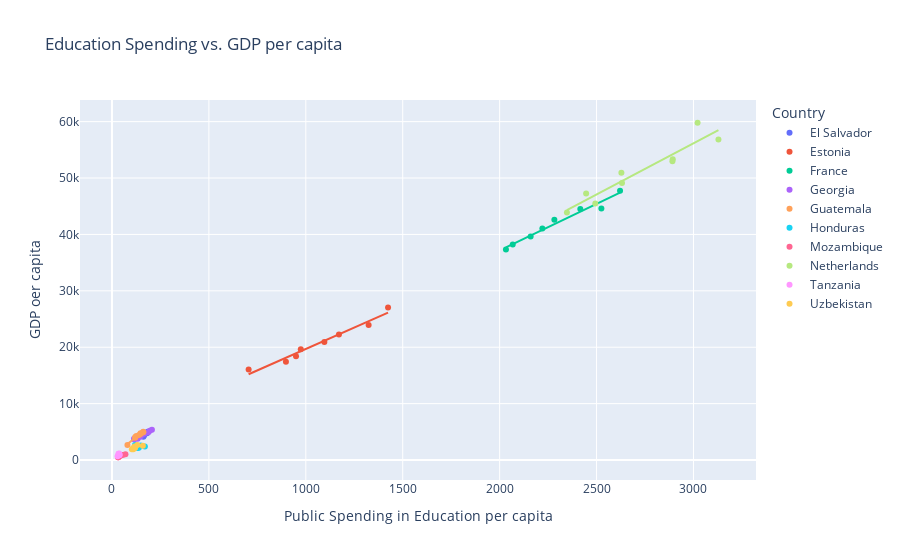

The cell this chart's notebook holds for it:
### Code cell
graph4 = px.scatter(
    sample_country_df,
    x = 'Edu. Spending per capita',
    y = 'gdp per capita',
    title = 'Education Spending vs. GDP per capita',
    labels ={'Edu. Spending per capita':'Public Spending in Education per capita', 'gdp per capita':'GDP oer capita'},
    trendline = 'ols',
    color = 'Country'
)
graph4.show()

### Figure 1 — Plotly figure (JSON) as saved in the notebook; plotly's stock layout.template omitted (floating-point values rounded to 4 significant figures)
{"data": [{"hovertemplate": "Country=El Salvador<br>Public Spending in Education per capita=%{x}<br>GDP oer capita=%{y}<extra></extra>", "legendgroup": "El Salvador", "marker": {"color": "#636efa", "symbol": "circle"}, "mode": "markers", "name": "El Salvador", "orientation": "v", "showlegend": true, "type": "scatter", "x": [181.0, 162.2, 164.0, 165.9, 167.5, 163.7, 184.1, 158.2, 152.0], "xaxis": "x", "y": [4733.0, 4148.0, 4288.0, 4455.0, 4646.0, 4834.0, 5030.0, 4422.0, 4668.0], "yaxis": "y"}, {"hovertemplate": "<b>OLS trendline</b><br>gdp per capita = 14.6231 * Edu. Spending per capita + 2145.26<br>R<sup>2</sup>=0.289980<br><br>Country=El Salvador<br>Public Spending in Education per capita=%{x}<br>GDP oer capita=%{y} <b>(trend)</b><extra></extra>", "legendgroup": "El Salvador", "marker": {"color": "#636efa", "symbol": "circle"}, "mode": "lines", "name": "El Salvador", "showlegend": false, "type": "scatter", "x": [152.0, 158.2, 162.2, 163.7, 164.0, 165.9, 167.5, 181.0, 184.1], "xaxis": "x", "y": [4368.0, 4459.0, 4517.0, 4540.0, 4544.0, 4572.0, 4595.0, 4792.0, 4838.0], "yaxis": "y"}, {"hovertemplate": "Country=Estonia<br>Public Spending in Education per capita=%{x}<br>GDP oer capita=%{y}<extra></extra>", "legendgroup": "Estonia", "marker": {"color": "#EF553B", "symbol": "circle"}, "mode": "markers", "name": "Estonia", "orientation": "v", "showlegend": true, "type": "scatter", "x": [705.1, 897.4, 949.5, 974.2, 1096.0, 1171.0, 1324.0, 1424.0], "xaxis": "x", "y": [16040.0, 17450.0, 18410.0, 19640.0, 20910.0, 22260.0, 23960.0, 27060.0], "yaxis": "y"}, {"hovertemplate": "<b>OLS trendline</b><br>gdp per capita = 15.1797 * Edu. Spending per capita + 4508.98<br>R<sup>2</sup>=0.968668<br><br>Country=Estonia<br>Public Spending in Education per capita=%{x}<br>GDP oer capita=%{y} <b>(trend)</b><extra></extra>", "legendgroup": "Estonia", "marker": {"color": "#EF553B", "symbol": "circle"}, "mode": "lines", "name": "Estonia", "showlegend": false, "type": "scatter", "x": [705.1, 897.4, 949.5, 974.2, 1096.0, 1171.0, 1324.0, 1424.0], "xaxis": "x", "y": [15210.0, 18130.0, 18920.0, 19300.0, 21140.0, 22290.0, 24610.0, 26130.0], "yaxis": "y"}, {"hovertemplate": "Country=France<br>Public Spending in Education per capita=%{x}<br>GDP oer capita=%{y}<extra></extra>", "legendgroup": "France", "marker": {"color": "#00cc96", "symbol": "circle"}, "mode": "markers", "name": "France", "orientation": "v", "showlegend": true, "type": "scatter", "x": [2621.0, 2033.0, 2068.0, 2160.0, 2220.0, 2282.0, 2525.0, 2416.0], "xaxis": "x", "y": [47750.0, 37320.0, 38230.0, 39620.0, 41060.0, 42630.0, 44610.0, 44500.0], "yaxis": "y"}, {"hovertemplate": "<b>OLS trendline</b><br>gdp per capita = 16.4794 * Edu. Spending per capita + 4216.29<br>R<sup>2</sup>=0.969757<br><br>Country=France<br>Public Spending in Education per capita=%{x}<br>GDP oer capita=%{y} <b>(trend)</b><extra></extra>", "legendgroup": "France", "marker": {"color": "#00cc96", "symbol": "circle"}, "mode": "lines", "name": "France", "showlegend": false, "type": "scatter", "x": [2033.0, 2068.0, 2160.0, 2220.0, 2282.0, 2416.0, 2525.0, 2621.0], "xaxis": "x", "y": [37710.0, 38290.0, 39810.0, 40810.0, 41830.0, 44040.0, 45830.0, 47410.0], "yaxis": "y"}, {"hovertemplate": "Country=Georgia<br>Public Spending in Education per capita=%{x}<br>GDP oer capita=%{y}<extra></extra>", "legendgroup": "Georgia", "marker": {"color": "#ab63fa", "symbol": "circle"}, "mode": "markers", "name": "Georgia", "orientation": "v", "showlegend": true, "type": "scatter", "x": [113.6, 114.8, 132.6, 145.7, 155.7, 187.9, 206.2, 169.3, 194.8], "xaxis": "x", "y": [3790.0, 3627.0, 3763.0, 4133.0, 4499.0, 4907.0, 5356.0, 4711.0, 5188.0], "yaxis": "y"}, {"hovertemplate": "<b>OLS trendline</b><br>gdp per capita = 18.5775 * Edu. Spending per capita + 1509.21<br>R<sup>2</sup>=0.968487<br><br>Country=Georgia<br>Public Spending in Education per capita=%{x}<br>GDP oer capita=%{y} <b>(trend)</b><extra></extra>", "legendgroup": "Georgia", "marker": {"color": "#ab63fa", "symbol": "circle"}, "mode": "lines", "name": "Georgia", "showlegend": false, "type": "scatter", "x": [113.6, 114.8, 132.6, 145.7, 155.7, 169.3, 187.9, 194.8, 206.2], "xaxis": "x", "y": [3620.0, 3642.0, 3972.0, 4215.0, 4402.0, 4655.0, 5001.0, 5128.0, 5340.0], "yaxis": "y"}, {"hovertemplate": "Country=Guatemala<br>Public Spending in Education per capita=%{x}<br>GDP oer capita=%{y}<extra></extra>", "legendgroup": "Guatemala", "marker": {"color": "#FFA15A", "symbol": "circle"}, "mode": "markers", "name": "Guatemala", "orientation": "v", "showlegend": true, "type": "scatter", "x": [79.74, 119.9, 120.2, 125.6, 139.7, 149.3, 161.8, 147.0, 161.4], "xaxis": "x", "y": [2671.0, 3958.0, 4082.0, 4257.0, 4460.0, 4675.0, 4910.0, 4734.0, 4999.0], "yaxis": "y"}, {"hovertemplate": "<b>OLS trendline</b><br>gdp per capita = 27.0356 * Edu. Spending per capita + 686.188<br>R<sup>2</sup>=0.971531<br><br>Country=Guatemala<br>Public Spending in Education per capita=%{x}<br>GDP oer capita=%{y} <b>(trend)</b><extra></extra>", "legendgroup": "Guatemala", "marker": {"color": "#FFA15A", "symbol": "circle"}, "mode": "lines", "name": "Guatemala", "showlegend": false, "type": "scatter", "x": [79.74, 119.9, 120.2, 125.6, 139.7, 147.0, 149.3, 161.4, 161.8], "xaxis": "x", "y": [2842.0, 3929.0, 3936.0, 4081.0, 4463.0, 4662.0, 4722.0, 5050.0, 5060.0], "yaxis": "y"}, {"hovertemplate": "Country=Honduras<br>Public Spending in Education per capita=%{x}<br>GDP oer capita=%{y}<extra></extra>", "legendgroup": "Honduras", "marker": {"color": "#19d3f3", "symbol": "circle"}, "mode": "markers", "name": "Honduras", "orientation": "v", "showlegend": true, "type": "scatter", "x": [169.8, 138.4, 132.5, 125.8, 134.3, 133.4, 136.4, 148.7, 118.5], "xaxis": "x", "y": [2395.0, 2159.0, 2173.0, 2190.0, 2217.0, 2248.0, 2283.0, 2558.0, 2669.0], "yaxis": "y"}, {"hovertemplate": "<b>OLS trendline</b><br>gdp per capita = 0.724275 * Edu. Spending per capita + 2221.72<br>R<sup>2</sup>=0.003399<br><br>Country=Honduras<br>Public Spending in Education per capita=%{x}<br>GDP oer capita=%{y} <b>(trend)</b><extra></extra>", "legendgroup": "Honduras", "marker": {"color": "#19d3f3", "symbol": "circle"}, "mode": "lines", "name": "Honduras", "showlegend": false, "type": "scatter", "x": [118.5, 125.8, 132.5, 133.4, 134.3, 136.4, 138.4, 148.7, 169.8], "xaxis": "x", "y": [2308.0, 2313.0, 2318.0, 2318.0, 2319.0, 2321.0, 2322.0, 2329.0, 2345.0], "yaxis": "y"}, {"hovertemplate": "Country=Mozambique<br>Public Spending in Education per capita=%{x}<br>GDP oer capita=%{y}<extra></extra>", "legendgroup": "Mozambique", "marker": {"color": "#FF6692", "symbol": "circle"}, "mode": "markers", "name": "Mozambique", "orientation": "v", "showlegend": true, "type": "scatter", "x": [32.12, 40.41, 41.38, 44.08, 55.73, 69.53, 32.45, 31.62], "xaxis": "x", "y": [494.6, 696.6, 754.2, 817.9, 886.6, 1047.0, 499.3, 513.2], "yaxis": "y"}, {"hovertemplate": "<b>OLS trendline</b><br>gdp per capita = 14.6283 * Edu. Spending per capita + 78.5495<br>R<sup>2</sup>=0.917912<br><br>Country=Mozambique<br>Public Spending in Education per capita=%{x}<br>GDP oer capita=%{y} <b>(trend)</b><extra></extra>", "legendgroup": "Mozambique", "marker": {"color": "#FF6692", "symbol": "circle"}, "mode": "lines", "name": "Mozambique", "showlegend": false, "type": "scatter", "x": [31.62, 32.12, 32.45, 40.41, 41.38, 44.08, 55.73, 69.53], "xaxis": "x", "y": [541.1, 548.4, 553.2, 669.7, 683.9, 723.4, 893.8, 1096.0], "yaxis": "y"}, {"hovertemplate": "Country=Netherlands<br>Public Spending in Education per capita=%{x}<br>GDP oer capita=%{y}<extra></extra>", "legendgroup": "Netherlands", "marker": {"color": "#B6E880", "symbol": "circle"}, "mode": "markers", "name": "Netherlands", "orientation": "v", "showlegend": true, "type": "scatter", "x": [2891.0, 2347.0, 2494.0, 2446.0, 2631.0, 2628.0, 2893.0, 3129.0, 3021.0], "xaxis": "x", "y": [52970.0, 43890.0, 45510.0, 47270.0, 49110.0, 50940.0, 53340.0, 56830.0, 59800.0], "yaxis": "y"}, {"hovertemplate": "<b>OLS trendline</b><br>gdp per capita = 18.1476 * Edu. Spending per capita + 1708.43<br>R<sup>2</sup>=0.900519<br><br>Country=Netherlands<br>Public Spending in Education per capita=%{x}<br>GDP oer capita=%{y} <b>(trend)</b><extra></extra>", "legendgroup": "Netherlands", "marker": {"color": "#B6E880", "symbol": "circle"}, "mode": "lines", "name": "Netherlands", "showlegend": false, "type": "scatter", "x": [2347.0, 2446.0, 2494.0, 2628.0, 2631.0, 2891.0, 2893.0, 3021.0, 3129.0], "xaxis": "x", "y": [44300.0, 46100.0, 46960.0, 49400.0, 49460.0, 54180.0, 54210.0, 56540.0, 58490.0], "yaxis": "y"}, {"hovertemplate": "Country=Tanzania<br>Public Spending in Education per capita=%{x}<br>GDP oer capita=%{y}<extra></extra>", "legendgroup": "Tanzania", "marker": {"color": "#FF97FF", "symbol": "circle"}, "mode": "markers", "name": "Tanzania", "orientation": "v", "showlegend": true, "type": "scatter", "x": [28.82, 37.25, 35.72, 39.81, 37.79, 36.07, 33.99, 34.33, 37.3], "xaxis": "x", "y": [663.2, 887.9, 870.9, 904.7, 953.4, 1003.0, 1052.0, 1102.0, 1152.0], "yaxis": "y"}, {"hovertemplate": "<b>OLS trendline</b><br>gdp per capita = 21.1163 * Edu. Spending per capita + 200.975<br>R<sup>2</sup>=0.204145<br><br>Country=Tanzania<br>Public Spending in Education per capita=%{x}<br>GDP oer capita=%{y} <b>(trend)</b><extra></extra>", "legendgroup": "Tanzania", "marker": {"color": "#FF97FF", "symbol": "circle"}, "mode": "lines", "name": "Tanzania", "showlegend": false, "type": "scatter", "x": [28.82, 33.99, 34.33, 35.72, 36.07, 37.25, 37.3, 37.79, 39.81], "xaxis": "x", "y": [809.6, 918.7, 925.9, 955.3, 962.7, 987.5, 988.6, 998.9, 1042.0], "yaxis": "y"}, {"hovertemplate": "Country=Uzbekistan<br>Public Spending in Education per capita=%{x}<br>GDP oer capita=%{y}<extra></extra>", "legendgroup": "Uzbekistan", "marker": {"color": "#FECB52", "symbol": "circle"}, "mode": "markers", "name": "Uzbekistan", "orientation": "v", "showlegend": true, "type": "scatter", "x": [110.1, 117.8, 118.9, 116.2, 117.0, 159.4, 131.1, 102.7, 109.0], "xaxis": "x", "y": [1926.0, 2145.0, 2196.0, 2309.0, 2419.0, 2532.0, 2649.0, 1913.0, 2083.0], "yaxis": "y"}, {"hovertemplate": "<b>OLS trendline</b><br>gdp per capita = 11.6963 * Edu. Spending per capita + 834.886<br>R<sup>2</sup>=0.573287<br><br>Country=Uzbekistan<br>Public Spending in Education per capita=%{x}<br>GDP oer capita=%{y} <b>(trend)</b><extra></extra>", "legendgroup": "Uzbekistan", "marker": {"color": "#FECB52", "symbol": "circle"}, "mode": "lines", "name": "Uzbekistan", "showlegend": false, "type": "scatter", "x": [102.7, 109.0, 110.1, 116.2, 117.0, 117.8, 118.9, 131.1, 159.4], "xaxis": "x", "y": [2036.0, 2110.0, 2122.0, 2194.0, 2203.0, 2213.0, 2226.0, 2368.0, 2700.0], "yaxis": "y"}], "layout": {"autosize": true, "legend": {"title": {"text": "Country"}, "tracegroupgap": 0}, "title": {"text": "Education Spending vs. GDP per capita"}, "xaxis": {"anchor": "y", "autorange": true, "domain": [0, 1], "range": [-160.0, 3318.0], "title": {"text": "Public Spending in Education per capita"}, "type": "linear"}, "yaxis": {"anchor": "x", "autorange": true, "domain": [0, 1], "range": [-4400.0, 64700.0], "title": {"text": "GDP oer capita"}, "type": "linear"}}}
